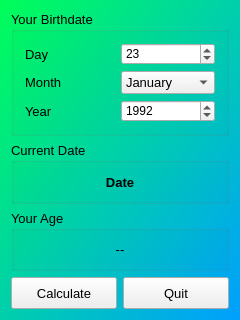
<?xml version="1.0" encoding="UTF-8"?>
<ui version="4.0">
 <class>Window</class>
 <widget class="QMainWindow" name="Window">
  <property name="geometry">
   <rect>
    <x>0</x>
    <y>0</y>
    <width>240</width>
    <height>320</height>
   </rect>
  </property>
  <property name="windowTitle">
   <string>Age Calc</string>
  </property>
  <property name="styleSheet">
   <string notr="true">QMainWindow { background: qlineargradient(spread:pad, x1:0, y1:0, x2:1, y2:1, stop:0 rgba(0, 255, 88, 255), stop:1 rgba(0, 159, 255, 255));}</string>
  </property>
  <widget class="QWidget" name="allwidgets">
   <layout class="QGridLayout" name="gridLayout_3">
    <item row="1" column="0" colspan="2">
     <widget class="QGroupBox" name="currentdate">
      <property name="sizePolicy">
       <sizepolicy hsizetype="Preferred" vsizetype="Minimum">
        <horstretch>0</horstretch>
        <verstretch>0</verstretch>
       </sizepolicy>
      </property>
      <property name="font">
       <font>
        <pointsize>10</pointsize>
       </font>
      </property>
      <property name="title">
       <string>Current Date</string>
      </property>
      <layout class="QGridLayout" name="gridLayout_2">
       <item row="0" column="0">
        <widget class="QLabel" name="date">
         <property name="font">
          <font>
           <pointsize>10</pointsize>
           <weight>75</weight>
           <bold>true</bold>
          </font>
         </property>
         <property name="text">
          <string>Date</string>
         </property>
         <property name="alignment">
          <set>Qt::AlignCenter</set>
         </property>
        </widget>
       </item>
      </layout>
     </widget>
    </item>
    <item row="2" column="0" colspan="2">
     <widget class="QGroupBox" name="yourage">
      <property name="font">
       <font>
        <pointsize>10</pointsize>
       </font>
      </property>
      <property name="title">
       <string>Your Age</string>
      </property>
      <layout class="QGridLayout" name="gridLayout_4">
       <item row="0" column="0">
        <widget class="QLabel" name="age">
         <property name="font">
          <font>
           <pointsize>10</pointsize>
          </font>
         </property>
         <property name="text">
          <string>--</string>
         </property>
         <property name="alignment">
          <set>Qt::AlignCenter</set>
         </property>
        </widget>
       </item>
      </layout>
     </widget>
    </item>
    <item row="0" column="0" colspan="2">
     <widget class="QGroupBox" name="birthdate">
      <property name="font">
       <font>
        <pointsize>10</pointsize>
       </font>
      </property>
      <property name="title">
       <string>Your Birthdate</string>
      </property>
      <layout class="QGridLayout" name="gridLayout">
       <item row="0" column="0">
        <widget class="QLabel" name="_day">
         <property name="sizePolicy">
          <sizepolicy hsizetype="Minimum" vsizetype="Minimum">
           <horstretch>0</horstretch>
           <verstretch>0</verstretch>
          </sizepolicy>
         </property>
         <property name="font">
          <font>
           <pointsize>10</pointsize>
          </font>
         </property>
         <property name="text">
          <string>Day</string>
         </property>
        </widget>
       </item>
       <item row="2" column="0">
        <widget class="QLabel" name="_month">
         <property name="sizePolicy">
          <sizepolicy hsizetype="Minimum" vsizetype="Minimum">
           <horstretch>0</horstretch>
           <verstretch>0</verstretch>
          </sizepolicy>
         </property>
         <property name="font">
          <font>
           <pointsize>10</pointsize>
          </font>
         </property>
         <property name="text">
          <string>Month</string>
         </property>
        </widget>
       </item>
       <item row="2" column="1">
        <widget class="QComboBox" name="month">
         <property name="sizePolicy">
          <sizepolicy hsizetype="Minimum" vsizetype="Minimum">
           <horstretch>0</horstretch>
           <verstretch>0</verstretch>
          </sizepolicy>
         </property>
         <property name="font">
          <font>
           <pointsize>10</pointsize>
          </font>
         </property>
         <item>
          <property name="text">
           <string>January</string>
          </property>
         </item>
         <item>
          <property name="text">
           <string>February</string>
          </property>
         </item>
         <item>
          <property name="text">
           <string>March</string>
          </property>
         </item>
         <item>
          <property name="text">
           <string>April</string>
          </property>
         </item>
         <item>
          <property name="text">
           <string>May</string>
          </property>
         </item>
         <item>
          <property name="text">
           <string>June</string>
          </property>
         </item>
         <item>
          <property name="text">
           <string>July</string>
          </property>
         </item>
         <item>
          <property name="text">
           <string>August</string>
          </property>
         </item>
         <item>
          <property name="text">
           <string>September</string>
          </property>
         </item>
         <item>
          <property name="text">
           <string>October</string>
          </property>
         </item>
         <item>
          <property name="text">
           <string>November</string>
          </property>
         </item>
         <item>
          <property name="text">
           <string>December</string>
          </property>
         </item>
        </widget>
       </item>
       <item row="3" column="0">
        <widget class="QLabel" name="_year">
         <property name="sizePolicy">
          <sizepolicy hsizetype="Minimum" vsizetype="Minimum">
           <horstretch>0</horstretch>
           <verstretch>0</verstretch>
          </sizepolicy>
         </property>
         <property name="font">
          <font>
           <pointsize>10</pointsize>
          </font>
         </property>
         <property name="text">
          <string>Year</string>
         </property>
        </widget>
       </item>
       <item row="0" column="1">
        <widget class="QSpinBox" name="day">
         <property name="minimum">
          <number>1</number>
         </property>
         <property name="maximum">
          <number>31</number>
         </property>
         <property name="value">
          <number>23</number>
         </property>
        </widget>
       </item>
       <item row="3" column="1">
        <widget class="QSpinBox" name="year">
         <property name="minimum">
          <number>1900</number>
         </property>
         <property name="maximum">
          <number>2100</number>
         </property>
         <property name="value">
          <number>1992</number>
         </property>
        </widget>
       </item>
      </layout>
     </widget>
    </item>
    <item row="3" column="1">
     <widget class="QPushButton" name="quit">
      <property name="minimumSize">
       <size>
        <width>32</width>
        <height>32</height>
       </size>
      </property>
      <property name="font">
       <font>
        <pointsize>10</pointsize>
       </font>
      </property>
      <property name="text">
       <string>Quit</string>
      </property>
      <property name="iconSize">
       <size>
        <width>24</width>
        <height>24</height>
       </size>
      </property>
     </widget>
    </item>
    <item row="3" column="0">
     <widget class="QPushButton" name="calculate">
      <property name="minimumSize">
       <size>
        <width>32</width>
        <height>32</height>
       </size>
      </property>
      <property name="font">
       <font>
        <pointsize>10</pointsize>
       </font>
      </property>
      <property name="text">
       <string>Calculate</string>
      </property>
      <property name="iconSize">
       <size>
        <width>24</width>
        <height>24</height>
       </size>
      </property>
     </widget>
    </item>
   </layout>
  </widget>
 </widget>
 <layoutdefault spacing="6" margin="11"/>
 <resources/>
 <connections/>
</ui>
